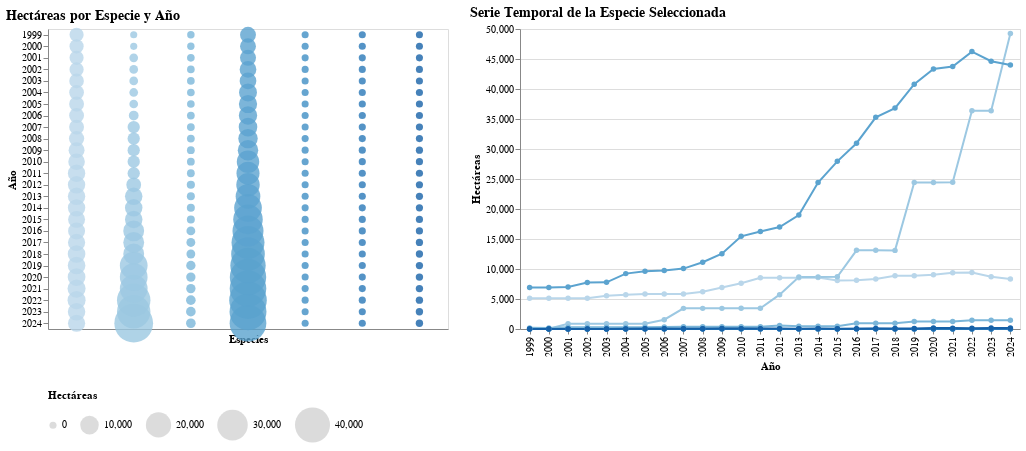

Notebook code for this chart:
### Code cell
import altair as alt
import pandas as pd
import numpy as np

# ---------- A) Cargar CSV (robusto) ----------
fname = "pistacholargo.csv"   # cambia si tu archivo tiene otro nombre o ruta
try:
    df = pd.read_csv(fname, sep=';')   # tu CSV usa ; como separador
except Exception as e:
    raise RuntimeError(f"Error leyendo {fname}: {e}")

# ---------- B) Inspección rápida (imprime para debug) ----------
print("Columnas originales:", df.columns.tolist())
print("Primeras filas (raw):")
print(df.head().to_string(index=False))

# ---------- C) Normalizar nombres de columnas ----------
df.columns = df.columns.str.strip().str.lower().str.replace('ñ', 'n')
print("Columnas normalizadas:", df.columns.tolist())

# ---------- D) Validaciones básicas ----------
required = ['especie']
for r in required:
    if r not in df.columns:
        raise KeyError(f"No se encontró la columna obligatoria '{r}'. Columnas disponibles: {df.columns.tolist()}")

# Detectar columna del año (variantes posibles)
year_col = None
for c in df.columns:
    if 'ano' in c or 'año' in c or 'year' in c or c.strip() == 'a':
        year_col = c
        break
if year_col is None:
    raise KeyError(f"No pude detectar la columna del año. Columnas: {df.columns.tolist()}")
print("Columna detectada como año:", year_col)

# Detectar columna de hectareas (variantes)
hect_col = None
for c in df.columns:
    if 'hect' in c or 'ha' == c or 'hectareas' in c:
        hect_col = c
        break
if hect_col is None:
    # Si no la detecta, intenta usar la segunda columna distinta a especie/año
    candidates = [c for c in df.columns if c not in [year_col, 'especie']]
    if candidates:
        hect_col = candidates[0]
    else:
        raise KeyError(f"No pude detectar la columna de hectareas. Columnas: {df.columns.tolist()}")
print("Columna detectada como hectareas:", hect_col)

# ---------- E) Normalizar tipos y renombrar a campos esperados ----------
df = df.rename(columns={year_col: 'ano', hect_col: 'hectareas'})

# Quitar filas vacías en las columnas clave
df = df.dropna(subset=['especie', 'ano', 'hectareas'])

# Convertir tipos (con manejo de errores)
df['ano'] = pd.to_numeric(df['ano'], errors='coerce').astype('Int64')
df['hectareas'] = pd.to_numeric(df['hectareas'], errors='coerce')

# Eliminar filas con valores no convertibles
bad = df[df['ano'].isna() | df['hectareas'].isna()]
if not bad.empty:
    print("Advertencia: se eliminarán filas con año/hectareas inválidos:")
    print(bad.to_string(index=False))
    df = df.dropna(subset=['ano', 'hectareas'])

# Forzar ano a int (normalizamos a Python int para Altair)
df['ano'] = df['ano'].astype(int)
df['hectareas'] = df['hectareas'].astype(float)

print("Primeras filas (limpias):")
print(df.head().to_string(index=False))

# ---------- F) Crear ID por especie (orden estable) ----------
especies = sorted(df['especie'].unique())
print(f"Número de especies detectadas: {len(especies)}")
id_map = {esp: i for i, esp in enumerate(especies)}
df['id'] = df['especie'].map(id_map)

# ---------- G) Preparar datos para el gráfico de burbujas ----------
# Crear posiciones para las especies (en línea horizontal)
especies_ordenadas = sorted(df['especie'].unique())
posiciones_x = {esp: i for i, esp in enumerate(especies_ordenadas)}
df['x_pos'] = df['especie'].map(posiciones_x)

# ---------- H) Renombrar para consistencia ----------
data = df.rename(columns={'ano': 'time', 'hectareas': 'value'})

# ---------- I) Crear gráficos ----------
# Selector de especie
species_selector = alt.selection_point(fields=['id'])

# Color condicional
color = alt.condition(
    species_selector,
    alt.Color('id:O', legend=None),
    alt.value('lightgray')
)

# Gráfico de burbujas - una fila por año
bubbles = alt.Chart(data).mark_circle(filled=True, opacity=0.8).encode(
    x=alt.X('x_pos:O', 
            axis=alt.Axis(title='Especies', labels=False, ticks=False),
            scale=alt.Scale(padding=0.5)),
    y=alt.Y('time:O', title='Año'),
    size=alt.Size('value:Q',
                 title='Hectáreas',
                 scale=alt.Scale(range=[50, 1500]),  # Ajustar según tus datos
                 legend=alt.Legend(orient='bottom')),
    color=color,
    tooltip=[
        'especie:N', 
        'time:O',
        alt.Tooltip('value:Q', title='Hectáreas', format=',.0f')
    ]
).properties(
    width=400,
    height=300,
    title='Hectáreas por Especie y Año'
).add_params(species_selector)

# Gráfico de series temporales
line = alt.Chart(data).mark_line(point=True).encode(
    x=alt.X('time:O', title='Año'),
    y=alt.Y('value:Q', title='Hectáreas', scale=alt.Scale(zero=False)),
    color=alt.Color('id:O', legend=None),
    tooltip=['especie:N','time:O','value:Q']
).transform_filter(
    species_selector
).properties(
    width=500,
    height=300,
    title='Serie Temporal de la Especie Seleccionada'
)

# Mostrar los gráficos
chart = (bubbles | line).configure_title(fontSize=14, anchor='start')

chart

### Figure 1 — Vega-Lite specification as saved in the notebook (floating-point values rounded to 4 significant figures; data arrays with more than 128 entries replaced by an {"elided": "..."} marker saying what was removed)
{"config": {"view": {"continuousWidth": 300, "continuousHeight": 300}, "title": {"anchor": "start", "fontSize": 14}}, "hconcat": [{"mark": {"type": "circle", "filled": true, "opacity": 0.8}, "encoding": {"color": {"condition": {"param": "param_13", "field": "id", "legend": null, "type": "ordinal"}, "value": "lightgray"}, "size": {"field": "value", "legend": {"orient": "bottom"}, "scale": {"range": [50, 1500]}, "title": "Hectáreas", "type": "quantitative"}, "tooltip": [{"field": "especie", "type": "nominal"}, {"field": "time", "type": "ordinal"}, {"field": "value", "format": ",.0f", "title": "Hectáreas", "type": "quantitative"}], "x": {"axis": {"labels": false, "ticks": false, "title": "Especies"}, "field": "x_pos", "scale": {"padding": 0.5}, "type": "ordinal"}, "y": {"field": "time", "title": "Año", "type": "ordinal"}}, "height": 300, "name": "view_11", "title": "Hectáreas por Especie y Año", "width": 400}, {"mark": {"type": "line", "point": true}, "encoding": {"color": {"field": "id", "legend": null, "type": "ordinal"}, "tooltip": [{"field": "especie", "type": "nominal"}, {"field": "time", "type": "ordinal"}, {"field": "value", "type": "quantitative"}], "x": {"field": "time", "title": "Año", "type": "ordinal"}, "y": {"field": "value", "scale": {"zero": false}, "title": "Hectáreas", "type": "quantitative"}}, "height": 300, "title": "Serie Temporal de la Especie Seleccionada", "transform": [{"filter": {"param": "param_13"}}], "width": 500}], "data": {"name": "data-5a2e70c5cf1b7481053c4b45100f1fc3"}, "params": [{"name": "param_13", "select": {"type": "point", "fields": ["id"]}, "views": ["view_11"]}], "$schema": "https://vega.github.io/schema/vega-lite/v5.20.1.json", "datasets": {"data-5a2e70c5cf1b7481053c4b45100f1fc3": {"elided": "182 records"}}}
